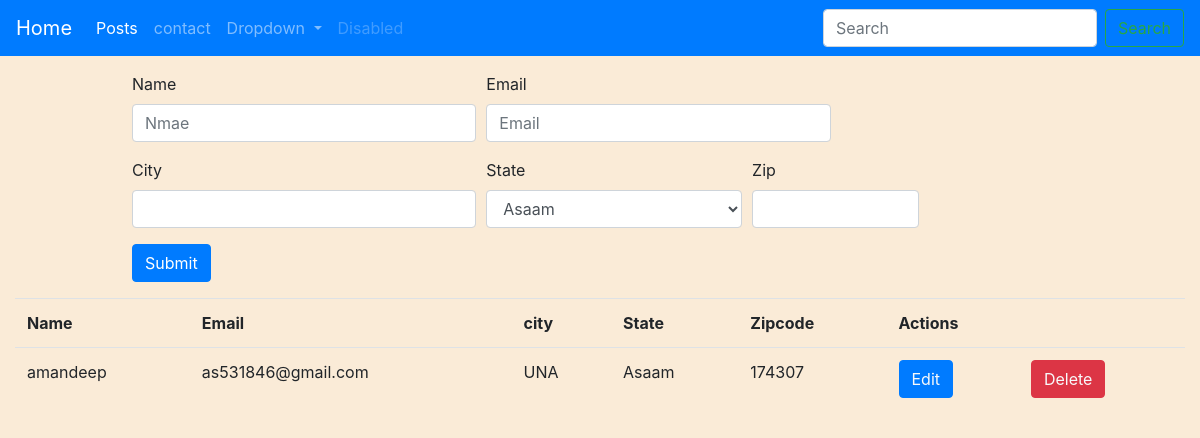
Page /contact/ on the committed database.
### pages/models.py (models this page shows, shortened)
class Contact(models.Model):
    name = models.CharField(max_length = 20)
    email = models.EmailField()
    city  = models.CharField(validators=[min_length_char], max_length= 20)
    state = models.CharField(max_length = 20)
    zipcode = models.IntegerField()
    objects = models.Manager

### pages/views.py (the view, shortened to what this page needs)
# urls.py: path('contact/',views.contact, name="contact" ),
def contact(request):
    if (request.method == 'GET' and request.GET.get('method') == 'delete' and request.GET.get('id')):
        rec = Contact.objects.filter(id= request.GET.get('id'))
        rec.delete()
    if(request.method == 'GET' and request.GET.get('method') == 'edit' and request.GET.get('id')):
        cnt = Contact.objects.filter(id= request.GET.get('id')).get()
        return render(request, 'edit.html', {'row':cnt})
    cnt = Contact.objects.all()
    qs = {'title':'contact page Title' , 'rows':cnt}
    return render(request, 'contact.html',qs )

### templates/contact.html (shortened to what this page needs)
{% extends 'base.html' %}
{% block content %}
<form method= 'POST', action= '/contact/' style="margin-left: 10%;">
    <div class='rows'>
        <div class="form-row">
    <div class="form-group col-md-4" >
      <label for="inputName">Name</label>
      <input name='name' type="text" class="form-control" id="inputName" placeholder="Nmae">
    </div>
      <div class="form-group col-md-4" >
        <label for="inputEmail4">Email</label>
        <input name='email' type="email" class="form-control" id="inputEmail4" placeholder="Email">
      </div>
    </div>
</div>
    <div class="form-row">
      <div class="form-group col-md-4">
        <label for="inputCity">City</label>
        <input name = 'city' type="text" class="form-control" id="inputCity">
      </div>
      <div class="form-group col-md-3">
        <label for="inputState">State</label>
        <select name="state" id="inputState" class="form-control">
          <option selected>Asaam</option>
        </select>
      </div>
      <div class="form-group col-md-2">
        <label for="inputZip">Zip</label>
        <input name="zip" type="text" class="form-control" id="inputZip">
      </div>
    </div>
  <div class='form-group'>
    <button name="btn" type="submit" class="btn btn-primary">Submit</button>
</div>
  </form>
  <table class='form-group table col-md-12' >
    <tr>
      <th>
         Name
      </th>
      <th>
        Email
    </th>
  <th>
    city
</th>
<th>
  State
</th>
<th>
  Zipcode
</th>
<th colspan=2> Actions</th>
    </tr>
    {% for table in rows %}
    <tr>
      <td>{{table.name}}</td>
      <td>{{table.email}}</td>
      <td>{{table.city}}</td>
      <td>{{table.state}}</td>
      <td>{{table.zipcode}}</td>
      <td><button class= 'btn btn-primary'><a class='text-light' style= "text-decoration: none;" href="/contact/?id={{table.id}}&method=edit" >Edit</a></button>
      </td>
      <td><button class= 'btn btn-danger'><a class='text-light' style= "text-decoration: none;" href="/contact/?id={{table.id}}&method=delete">Delete</a>
      </button></td>
    </tr>
  </table>
{% endblock %}

### static/css/style.css (style rules this page uses)
body { background-color: antiquewhite; }

### rows in the picture
Contact: name "amandeep", email "as531846@gmail.com", city "UNA", state "Asaam", zipcode "174307"
